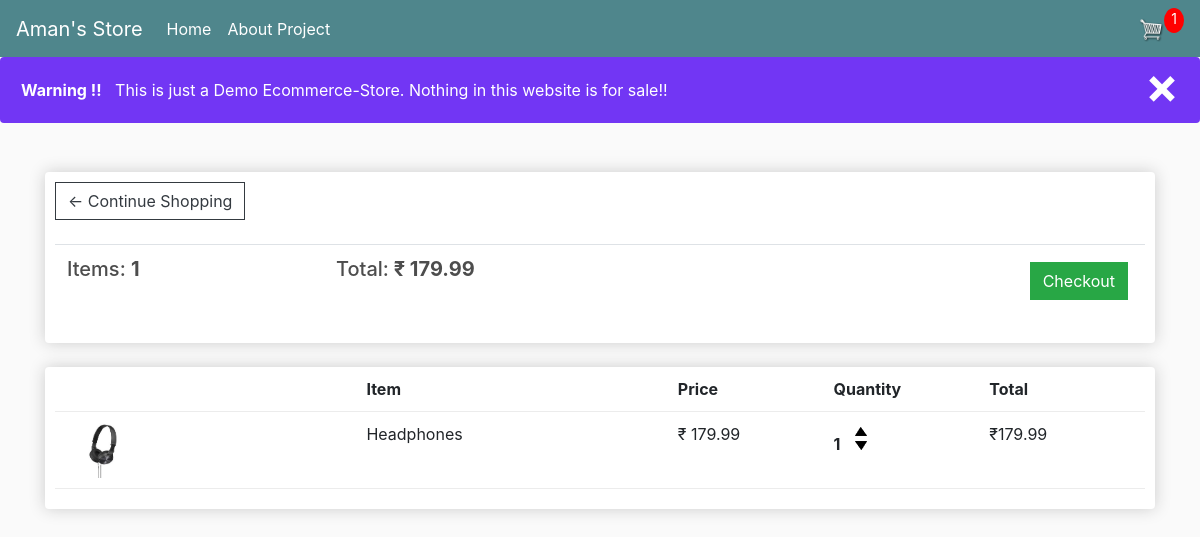
The page /cart/ (signed in) on the database as committed earlier.
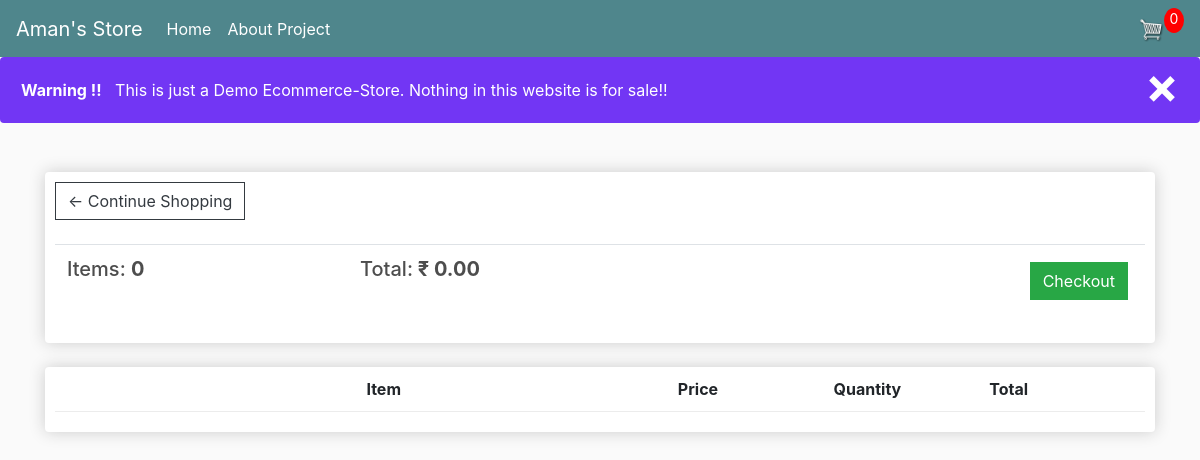
The same page on the database as committed later.
### store/models.py (models this page shows, shortened)
class Order(models.Model):
	customer = models.ForeignKey(Customer, on_delete=models.SET_NULL, null=True, blank=True)
	date_ordered = models.DateTimeField(auto_now_add=True)
	complete = models.BooleanField(default=False)
	transaction_id = models.CharField(max_length=100, null=True)
	@property
	def get_cart_total(self):
		orderitems = self.orderitem_set.all()
		total = sum([item.get_total for item in orderitems])
		return total
	@property
	def get_cart_items(self):
		orderitems = self.orderitem_set.all()
		total = sum([item.quantity for item in orderitems])
		return total

class OrderItem(models.Model):
	product = models.ForeignKey(Product, on_delete=models.SET_NULL, null=True)
	order = models.ForeignKey(Order, on_delete=models.SET_NULL, null=True)
	quantity = models.IntegerField(default=0, null=True, blank=True)
	date_added = models.DateTimeField(auto_now_add=True)
	@property
	def get_total(self):
		total = self.product.price * self.quantity
		return total

class Product(models.Model):
	name = models.CharField(max_length=200)
	price = models.DecimalField(max_digits=7, decimal_places=2)
	digital = models.BooleanField(default=False,null=True, blank=True)
	image = models.ImageField(null=True, blank=True)
	@property
	def imageURL(self):
		try:
			url = self.image.url
		except:
			url = ''
		return url

### store/views.py (the view)
# urls.py: path('cart/', views.cart, name="cart"),
def cart(request):
    data  = cartData(request)
    cartItems = data['cartItems']
    order = data['order']
    items = data['items']
    context = {'items':items, 'order':order, 'cartItems':cartItems}
    return render(request, 'store/cart.html', context)

### store/utils.py (called while the page is built)
def cartData(request):
    if request.user.is_authenticated:
        customer = request.user.customer
        order, created = Order.objects.get_or_create(customer=customer, complete=False)
        items = order.orderitem_set.all()
        cartItems = order.get_cart_items
    else:
        cookieData = cookieCart(request)
        cartItems = cookieData['cartItems']
        order = cookieData['order']
        items = cookieData['items']
    return {'cartItems':cartItems, 'order':order, 'items':items}

### store/templates/store/cart.html
{% extends 'store/main.html' %}
{% load static %}
{% block content %}
<div class="row">
  	<div class="col-lg-12">
      <div class="box-element">
          <a  class="btn btn-outline-dark" href="{% url 'store' %}">&#x2190; Continue Shopping</a>
          <br>
          <br>
          <table class="table">
            <tr>
              <th><h5>Items: <strong>{{ order.get_cart_items }}</strong></h5></th>
              <th><h5>Total:<strong> &#8377; {{ order.get_cart_total|floatformat:2 }}</strong></h5></th>
              <th>
                <a  style="float:right; margin:5px;" class="btn btn-success" href="{% url 'checkout' %}">Checkout</a>
              </th>
            </tr>
          </table>
  		</div>
  		<br>
  		<div class="box-element">
          <div class="cart-row">
    					<div style="flex:2"></div>
    					<div style="flex:2"><strong>Item</strong></div>
    					<div style="flex:1"><strong>Price</strong></div>
    					<div style="flex:1"><strong>Quantity</strong></div>
    					<div style="flex:1"><strong>Total</strong></div>
  				</div>
          {% for item in items %}
            <div class="cart-row">
      					<div style="flex:2"><img class="row-image" src="{{ item.product.imageURL }}"></div>
      					<div style="flex:2"><p>{{ item.product.name }}</p></div>
      					<div style="flex:1"><p>&#8377; {{ item.product.price|floatformat:2 }}</p></div>
      					<div style="flex:1">
      						<p class="quantity">{{ item.quantity }}</p>
      						<div class="quantity">
      							<img data-product='{{item.product.id}}' data-action='add' class="chg-quantity update-cart" src="{% static  'store/images/arrow-up.png' %}">
      							<img data-product='{{item.product.id}}' data-action='remove' class="chg-quantity update-cart" src="{% static  'store/images/arrow-down.png' %}">
      						</div>
      					</div>
      					<div style="flex:1"><p>&#8377;{{ item.get_total|floatformat:2 }}</p></div>
  				  </div>
          {% endfor %}
  		</div>
  	</div>
</div>
{% endblock content %}

Rows that differ between the two databases and show on the page:
removed OrderItem: product.imageURL (picture), product.name "Headphones", product.price "179.99", quantity "1", get_total "179.99"
computed for Order: get_cart_items "1" → "0"; get_cart_total "179.99" → "0.00"
Other text that changed with them:
{{ cartItems }}: "1" → "0"
